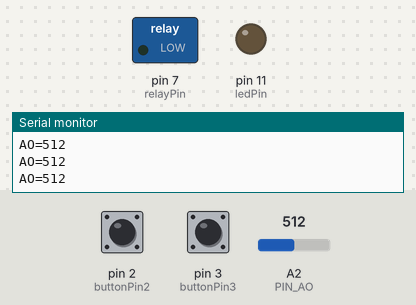
Bench run of a sketch on a simulated Arduino Uno, built with avr-gcc and run on an emulated ATmega328P. Parts: switched loads named in the sketch (green lamp = pin HIGH), output pins drawn as LEDs (lit = HIGH), the last lines printed to the serial monitor. Inputs (shaded band) come from the test bench; at power-on: pin 3 (buttonPin3) LOW, A2 (PIN_AO) = 512, pin 2 (buttonPin2) LOW.

Above: at 1.2 s.
1.3 s: pin 3 (buttonPin3) pulled HIGH for 0.15 s
At 1.8 s:
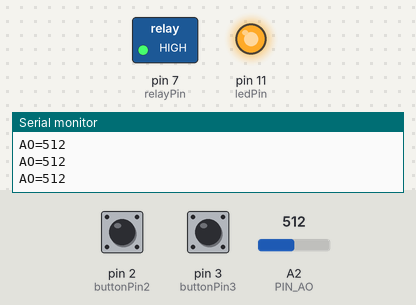
2.9 s: A2 (PIN_AO) set to 484
At 4.3 s:
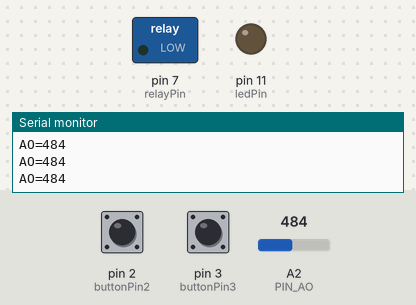
4.6 s: A2 (PIN_AO) set to 510
At 5.7 s:
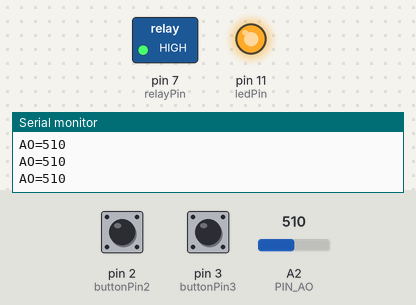
Timing chart, 0 to 7.6 s (numbered marks = the images above; inputs shaded):
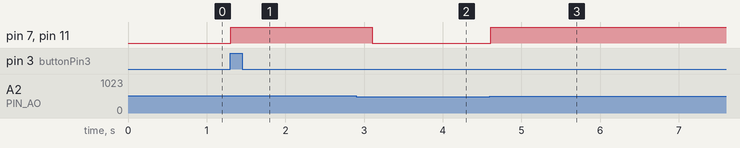

The sketch:

relay_soil_moisture.ino
```cpp
#define PIN_AO 2
int relayPin = 7;
int ledPin =  11;

int buttonPin2 = 2;
int buttonState2 = 0;
int buttonPin3 = 3;
int buttonState3 = 0;
int button3Count =0;
int enableMotor=0;
int soilValue=0;
void setup() {
  Serial.begin(9600);
  pinMode(PIN_AO, INPUT);
  pinMode(ledPin, OUTPUT);
  pinMode(buttonPin2, INPUT);
  pinMode(buttonPin3, INPUT);
  pinMode(relayPin, OUTPUT);
}


void loop() {
  buttonState2 = digitalRead(buttonPin2);
  buttonState3 = digitalRead(buttonPin3);
  soilValue = analogRead(PIN_AO);

  Serial.print("AO=");
  Serial.println(soilValue);
  if(buttonState3){
    button3Count = button3Count +1;
    button3Count = button3Count%2;
    if(button3Count ==1)
      enableMotor =1;
    else
      enableMotor =0;
  }
  if(enableMotor == true){
    if(buttonState2){
      digitalWrite(relayPin,HIGH);
      digitalWrite(ledPin,HIGH);
      delay(1000);
    }
    else if(soilValue>900)
    {
      digitalWrite(relayPin,HIGH);
      digitalWrite(ledPin,HIGH);
      delay(1000);
    }
    else if(soilValue>500)
    {
      digitalWrite(relayPin,HIGH);
      digitalWrite(ledPin,HIGH);
      delay(200);
    }
    else
    {
      digitalWrite(relayPin,LOW);
      digitalWrite(ledPin,LOW);

    }
  }
    delay(100);
}
```

Measured:
- the behaviour switches between 501 and 500 on A2 (PIN_AO) (found by bisection; images 1 and 2)
- after the input at 1.3 s, pin 7 (relayPin), pin 11 (ledPin): LOW → HIGH at once
- after the input at 2.9 s, pin 7 (relayPin), pin 11 (ledPin): HIGH → LOW after 0.21 s
- after the input at 4.6 s, pin 7 (relayPin), pin 11 (ledPin): LOW → HIGH at once
